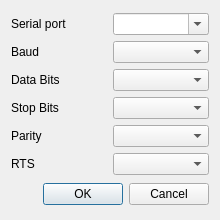
<?xml version="1.0" encoding="UTF-8"?>
<ui version="4.0">
 <class>SettingsModbusRTU</class>
 <widget class="QDialog" name="SettingsModbusRTU">
  <property name="geometry">
   <rect>
    <x>0</x>
    <y>0</y>
    <width>220</width>
    <height>220</height>
   </rect>
  </property>
  <property name="minimumSize">
   <size>
    <width>220</width>
    <height>220</height>
   </size>
  </property>
  <property name="maximumSize">
   <size>
    <width>300</width>
    <height>300</height>
   </size>
  </property>
  <property name="windowTitle">
   <string>Modbus RTU Settings</string>
  </property>
  <property name="windowIcon">
   <iconset resource="../icons/icons.qrc">
    <normaloff>:/icons/options-16.png</normaloff>:/icons/options-16.png</iconset>
  </property>
  <property name="modal">
   <bool>true</bool>
  </property>
  <layout class="QVBoxLayout" name="verticalLayout">
   <item>
    <layout class="QGridLayout" name="gridLayout">
     <item row="0" column="0">
      <widget class="QLabel" name="lblPort">
       <property name="minimumSize">
        <size>
         <width>0</width>
         <height>0</height>
        </size>
       </property>
       <property name="text">
        <string>Serial port</string>
       </property>
       <property name="alignment">
        <set>Qt::AlignLeading|Qt::AlignLeft|Qt::AlignVCenter</set>
       </property>
       <property name="buddy">
        <cstring>cmbPort</cstring>
       </property>
      </widget>
     </item>
     <item row="0" column="1">
      <widget class="QComboBox" name="cmbPort">
       <property name="editable">
        <bool>true</bool>
       </property>
      </widget>
     </item>
     <item row="1" column="1">
      <widget class="QComboBox" name="cmbBaud">
       <property name="currentIndex">
        <number>-1</number>
       </property>
       <item>
        <property name="text">
         <string notr="true">110</string>
        </property>
       </item>
       <item>
        <property name="text">
         <string notr="true">300</string>
        </property>
       </item>
       <item>
        <property name="text">
         <string notr="true">600</string>
        </property>
       </item>
       <item>
        <property name="text">
         <string notr="true">1200</string>
        </property>
       </item>
       <item>
        <property name="text">
         <string notr="true">2400</string>
        </property>
       </item>
       <item>
        <property name="text">
         <string notr="true">4800</string>
        </property>
       </item>
       <item>
        <property name="text">
         <string notr="true">9600</string>
        </property>
       </item>
       <item>
        <property name="text">
         <string notr="true">14400</string>
        </property>
       </item>
       <item>
        <property name="text">
         <string notr="true">19200</string>
        </property>
       </item>
       <item>
        <property name="text">
         <string notr="true">28800</string>
        </property>
       </item>
       <item>
        <property name="text">
         <string notr="true">38400</string>
        </property>
       </item>
       <item>
        <property name="text">
         <string notr="true">57600</string>
        </property>
       </item>
       <item>
        <property name="text">
         <string notr="true">115200</string>
        </property>
       </item>
       <item>
        <property name="text">
         <string notr="true">128000</string>
        </property>
       </item>
       <item>
        <property name="text">
         <string notr="true">256000</string>
        </property>
       </item>
       <item>
        <property name="text">
         <string notr="true">921600</string>
        </property>
       </item>
      </widget>
     </item>
     <item row="1" column="0">
      <widget class="QLabel" name="lblBaud">
       <property name="text">
        <string>Baud</string>
       </property>
       <property name="alignment">
        <set>Qt::AlignLeading|Qt::AlignLeft|Qt::AlignVCenter</set>
       </property>
       <property name="buddy">
        <cstring>cmbBaud</cstring>
       </property>
      </widget>
     </item>
     <item row="2" column="0">
      <widget class="QLabel" name="lblDataBits">
       <property name="text">
        <string>Data Bits</string>
       </property>
       <property name="alignment">
        <set>Qt::AlignLeading|Qt::AlignLeft|Qt::AlignVCenter</set>
       </property>
       <property name="buddy">
        <cstring>cmbDataBits</cstring>
       </property>
      </widget>
     </item>
     <item row="2" column="1">
      <widget class="QComboBox" name="cmbDataBits">
       <property name="currentIndex">
        <number>-1</number>
       </property>
       <item>
        <property name="text">
         <string notr="true">7</string>
        </property>
       </item>
       <item>
        <property name="text">
         <string notr="true">8</string>
        </property>
       </item>
      </widget>
     </item>
     <item row="3" column="0">
      <widget class="QLabel" name="lblStopBits">
       <property name="text">
        <string>Stop Bits</string>
       </property>
       <property name="alignment">
        <set>Qt::AlignLeading|Qt::AlignLeft|Qt::AlignVCenter</set>
       </property>
       <property name="buddy">
        <cstring>cmbStopBits</cstring>
       </property>
      </widget>
     </item>
     <item row="3" column="1">
      <widget class="QComboBox" name="cmbStopBits">
       <property name="currentIndex">
        <number>-1</number>
       </property>
       <item>
        <property name="text">
         <string notr="true">1</string>
        </property>
       </item>
       <item>
        <property name="text">
         <string notr="true">1.5</string>
        </property>
       </item>
       <item>
        <property name="text">
         <string notr="true">2</string>
        </property>
       </item>
      </widget>
     </item>
     <item row="4" column="0">
      <widget class="QLabel" name="lblParity">
       <property name="text">
        <string>Parity</string>
       </property>
       <property name="alignment">
        <set>Qt::AlignLeading|Qt::AlignLeft|Qt::AlignVCenter</set>
       </property>
       <property name="buddy">
        <cstring>cmbParity</cstring>
       </property>
      </widget>
     </item>
     <item row="4" column="1">
      <widget class="QComboBox" name="cmbParity">
       <property name="currentIndex">
        <number>-1</number>
       </property>
       <item>
        <property name="text">
         <string>None</string>
        </property>
       </item>
       <item>
        <property name="text">
         <string>Odd</string>
        </property>
       </item>
       <item>
        <property name="text">
         <string>Even</string>
        </property>
       </item>
      </widget>
     </item>
     <item row="5" column="0">
      <widget class="QLabel" name="lblRTS">
       <property name="text">
        <string notr="true">RTS</string>
       </property>
       <property name="alignment">
        <set>Qt::AlignLeading|Qt::AlignLeft|Qt::AlignVCenter</set>
       </property>
      </widget>
     </item>
     <item row="5" column="1">
      <widget class="QComboBox" name="cmbRTS"/>
     </item>
    </layout>
   </item>
   <item>
    <widget class="QDialogButtonBox" name="buttonBox">
     <property name="orientation">
      <enum>Qt::Horizontal</enum>
     </property>
     <property name="standardButtons">
      <set>QDialogButtonBox::Cancel|QDialogButtonBox::Ok</set>
     </property>
    </widget>
   </item>
  </layout>
 </widget>
 <resources>
  <include location="../icons/icons.qrc"/>
 </resources>
 <connections>
  <connection>
   <sender>buttonBox</sender>
   <signal>accepted()</signal>
   <receiver>SettingsModbusRTU</receiver>
   <slot>accept()</slot>
   <hints>
    <hint type="sourcelabel">
     <x>248</x>
     <y>254</y>
    </hint>
    <hint type="destinationlabel">
     <x>157</x>
     <y>274</y>
    </hint>
   </hints>
  </connection>
  <connection>
   <sender>buttonBox</sender>
   <signal>rejected()</signal>
   <receiver>SettingsModbusRTU</receiver>
   <slot>reject()</slot>
   <hints>
    <hint type="sourcelabel">
     <x>316</x>
     <y>260</y>
    </hint>
    <hint type="destinationlabel">
     <x>286</x>
     <y>274</y>
    </hint>
   </hints>
  </connection>
 </connections>
</ui>
